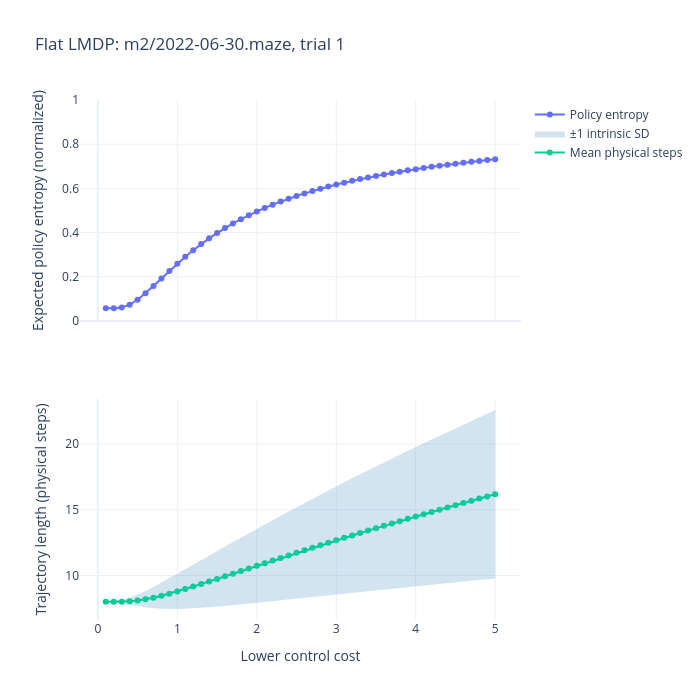

The notebook cell this image was saved under:
### Code cell
FLAT_SWEEP_TRIAL_INDEX = 0
FLAT_CONTROL_COST_SWEEP_VALUES = np.linspace(0.1, 5.0, 50)

flat_sweep_trial = movement_trials[FLAT_SWEEP_TRIAL_INDEX]
flat_sweep_start = flat_sweep_trial.trajectory[0]
flat_sweep_goal = flat_sweep_trial.goal
flat_solutions = tuple(
    environment.solve(
        flat_sweep_goal,
        parameters=Parameters(lower_control_cost=float(control_cost)),
    )
    for control_cost in FLAT_CONTROL_COST_SWEEP_VALUES
)
flat_length_moments = np.asarray(
    [solution.trajectory_length_moments(flat_sweep_start)
     for solution in flat_solutions],
    dtype=np.float64,
)
flat_mean_steps, flat_step_sd = flat_length_moments.T
flat_normalized_entropy = np.asarray(
    [solution.policy_entropy(flat_sweep_start).normalized_entropy
     for solution in flat_solutions],
    dtype=np.float64,
)

flat_sweep_figure = make_subplots(rows=2, cols=1, shared_xaxes=True)
flat_sweep_figure.add_trace(go.Scatter(
    x=FLAT_CONTROL_COST_SWEEP_VALUES,
    y=flat_normalized_entropy,
    mode="lines+markers",
    name="Policy entropy",
), row=1, col=1)
flat_sweep_figure.add_trace(go.Scatter(
    x=np.concatenate((FLAT_CONTROL_COST_SWEEP_VALUES,
                      FLAT_CONTROL_COST_SWEEP_VALUES[::-1])),
    y=np.concatenate((flat_mean_steps - flat_step_sd,
                      (flat_mean_steps + flat_step_sd)[::-1])),
    fill="toself",
    fillcolor="rgba(31,119,180,0.2)",
    line={"color": "rgba(0,0,0,0)"},
    name="±1 intrinsic SD",
), row=2, col=1)
flat_sweep_figure.add_trace(go.Scatter(
    x=FLAT_CONTROL_COST_SWEEP_VALUES,
    y=flat_mean_steps,
    mode="lines+markers",
    name="Mean physical steps",
), row=2, col=1)
flat_sweep_figure.update_yaxes(
    title_text="Expected policy entropy (normalized)",
    range=[0.0, 1.0], row=1, col=1,
)
flat_sweep_figure.update_yaxes(
    title_text="Trajectory length (physical steps)", row=2, col=1,
)
flat_sweep_figure.update_xaxes(
    title_text="Lower control cost", row=2, col=1,
)
flat_sweep_figure.update_layout(
    title=(f"Flat LMDP: {flat_sweep_trial.session_id}, "
           f"trial {flat_sweep_trial.trial_id}"),
    width=700, height=700, template="plotly_white",
)
flat_sweep_figure.show()

### Figure 1 — Plotly figure (JSON) as saved in the notebook; plotly's stock layout.template omitted (floating-point values rounded to 4 significant figures)
{"data": [{"mode": "lines+markers", "name": "Policy entropy", "type": "scatter", "x": [0.1, 0.2, 0.3, 0.4, 0.5, 0.6, 0.7, 0.8, 0.9, 1.0, 1.1, 1.2, 1.3, 1.4, 1.5, 1.6, 1.7, 1.8, 1.9, 2.0, 2.1, 2.2, 2.3, 2.4, 2.5, 2.6, 2.7, 2.8, 2.9, 3.0, 3.1, 3.2, 3.3, 3.4, 3.5, 3.6, 3.7, 3.8, 3.9, 4.0, 4.1, 4.2, 4.3, 4.4, 4.5, 4.6, 4.7, 4.8, 4.9, 5.0], "xaxis": "x", "y": [0.05739, 0.05758, 0.06117, 0.07381, 0.09618, 0.1254, 0.1584, 0.1926, 0.2267, 0.2596, 0.2909, 0.3205, 0.3481, 0.374, 0.398, 0.4204, 0.4413, 0.4608, 0.4789, 0.4959, 0.5117, 0.5266, 0.5405, 0.5535, 0.5658, 0.5773, 0.5882, 0.5984, 0.6081, 0.6173, 0.626, 0.6342, 0.642, 0.6495, 0.6565, 0.6633, 0.6697, 0.6758, 0.6816, 0.6872, 0.6925, 0.6976, 0.7025, 0.7072, 0.7117, 0.716, 0.7202, 0.7242, 0.728, 0.7317], "yaxis": "y"}, {"fill": "toself", "fillcolor": "rgba(31,119,180,0.2)", "line": {"color": "rgba(0,0,0,0)"}, "name": "±1 intrinsic SD", "type": "scatter", "x": [0.1, 0.2, 0.3, 0.4, 0.5, 0.6, 0.7, 0.8, 0.9, 1.0, 1.1, 1.2, 1.3, 1.4, 1.5, 1.6, 1.7, 1.8, 1.9, 2.0, 2.1, 2.2, 2.3, 2.4, 2.5, 2.6, 2.7, 2.8, 2.9, 3.0, 3.1, 3.2, 3.3, 3.4, 3.5, 3.6, 3.7, 3.8, 3.9, 4.0, 4.1, 4.2, 4.3, 4.4, 4.5, 4.6, 4.7, 4.8, 4.9, 5.0, 5.0, 4.9, 4.8, 4.7, 4.6, 4.5, 4.4, 4.3, 4.2, 4.1, 4.0, 3.9, 3.8, 3.7, 3.6, 3.5, 3.4, 3.3, 3.2, 3.1, 3.0, 2.9, 2.8, 2.7, 2.6, 2.5, 2.4, 2.3, 2.2, 2.1, 2.0, 1.9, 1.8, 1.7, 1.6, 1.5, 1.4, 1.3, 1.2, 1.1, 1.0, 0.9, 0.8, 0.7, 0.6, 0.5, 0.4, 0.3, 0.2, 0.1], "xaxis": "x2", "y": [8.0, 7.979, 7.892, 7.769, 7.654, 7.564, 7.503, 7.468, 7.454, 7.457, 7.474, 7.502, 7.538, 7.581, 7.63, 7.682, 7.738, 7.797, 7.857, 7.919, 7.982, 8.047, 8.111, 8.177, 8.242, 8.308, 8.373, 8.439, 8.504, 8.569, 8.634, 8.698, 8.762, 8.826, 8.889, 8.952, 9.014, 9.076, 9.137, 9.198, 9.258, 9.318, 9.377, 9.436, 9.494, 9.551, 9.609, 9.665, 9.721, 9.777, 22.6, 22.32, 22.05, 21.77, 21.49, 21.21, 20.93, 20.65, 20.36, 20.07, 19.79, 19.49, 19.2, 18.91, 18.61, 18.31, 18.01, 17.71, 17.4, 17.1, 16.79, 16.48, 16.16, 15.85, 15.53, 15.21, 14.88, 14.56, 14.23, 13.9, 13.56, 13.23, 12.89, 12.55, 12.2, 11.86, 11.51, 11.16, 10.81, 10.46, 10.12, 9.778, 9.444, 9.122, 8.817, 8.539, 8.301, 8.122, 8.022, 8.0], "yaxis": "y2"}, {"mode": "lines+markers", "name": "Mean physical steps", "type": "scatter", "x": [0.1, 0.2, 0.3, 0.4, 0.5, 0.6, 0.7, 0.8, 0.9, 1.0, 1.1, 1.2, 1.3, 1.4, 1.5, 1.6, 1.7, 1.8, 1.9, 2.0, 2.1, 2.2, 2.3, 2.4, 2.5, 2.6, 2.7, 2.8, 2.9, 3.0, 3.1, 3.2, 3.3, 3.4, 3.5, 3.6, 3.7, 3.8, 3.9, 4.0, 4.1, 4.2, 4.3, 4.4, 4.5, 4.6, 4.7, 4.8, 4.9, 5.0], "xaxis": "x2", "y": [8.0, 8.0, 8.007, 8.035, 8.096, 8.19, 8.312, 8.456, 8.616, 8.788, 8.969, 9.157, 9.35, 9.545, 9.743, 9.942, 10.14, 10.34, 10.54, 10.74, 10.94, 11.14, 11.33, 11.53, 11.72, 11.92, 12.11, 12.3, 12.49, 12.68, 12.87, 13.05, 13.24, 13.42, 13.6, 13.78, 13.96, 14.14, 14.32, 14.49, 14.67, 14.84, 15.01, 15.18, 15.35, 15.52, 15.69, 15.86, 16.02, 16.19], "yaxis": "y2"}], "layout": {"height": 700, "title": {"text": "Flat LMDP: m2/2022-06-30.maze, trial 1"}, "width": 700, "xaxis": {"anchor": "y", "domain": [0, 1], "matches": "x2", "showticklabels": false}, "xaxis2": {"anchor": "y2", "domain": [0, 1], "title": {"text": "Lower control cost"}}, "yaxis": {"anchor": "x", "domain": [0.575, 1], "range": [0, 1], "title": {"text": "Expected policy entropy (normalized)"}}, "yaxis2": {"anchor": "x2", "domain": [0, 0.425], "title": {"text": "Trajectory length (physical steps)"}}}}
